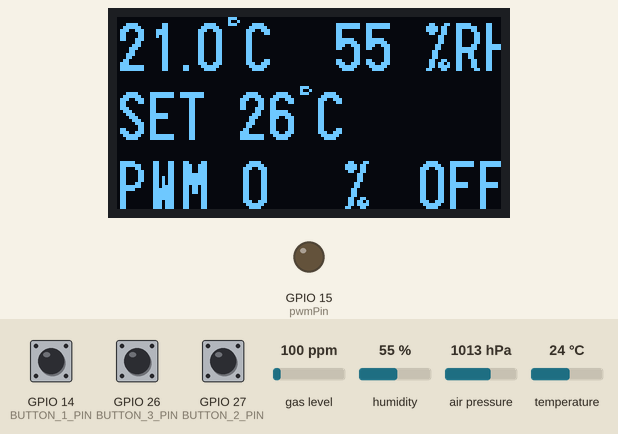
The program below on a simulated ESP32. On the bench: 128×64 one-colour display, output pins drawn as LEDs (lit = HIGH). The inputs (shaded band) are chosen by the test bench; at power-on: GPIO 27 (BUTTON_2_PIN) HIGH, temperature 24 °C, GPIO 26 (BUTTON_3_PIN) HIGH, GPIO 14 (BUTTON_1_PIN) HIGH, gas level 100 ppm, humidity 55 %, air pressure 1013 hPa. What the program prints to the serial monitor is not drawn.

Above: at 1.2 s.
1.3 s: GPIO 27 (BUTTON_2_PIN) pulled LOW for 0.2 s
At 2.7 s:
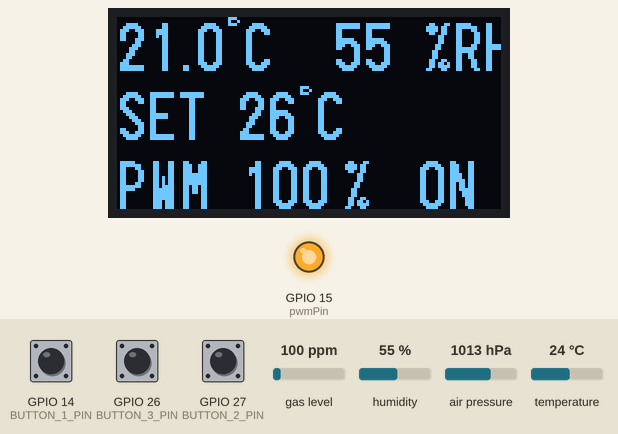
3.0 s: temperature set to 25.8 °C
At 3.5 s:
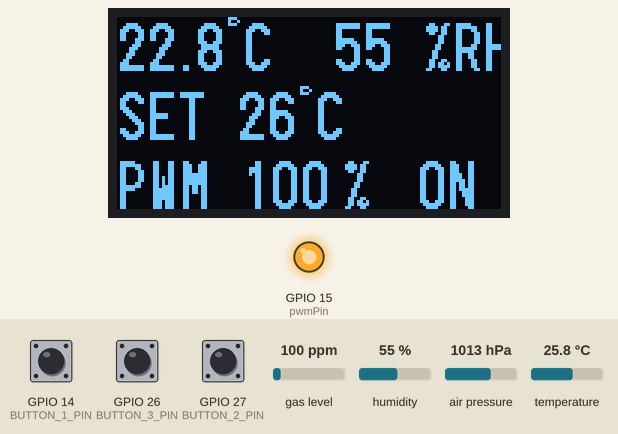
4.6 s: temperature set to 26.6 °C
At 5.4 s:
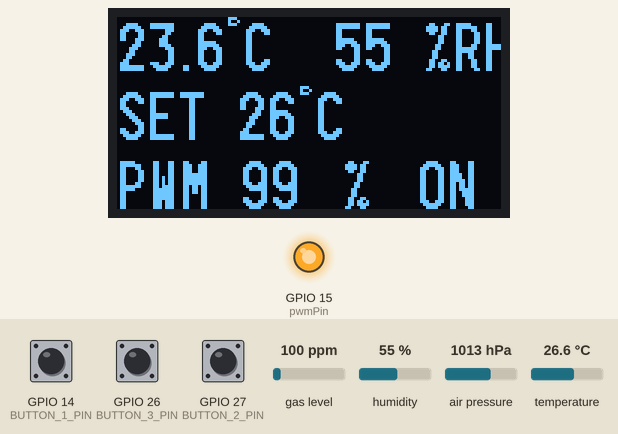
7.6 s: GPIO 26 (BUTTON_3_PIN) pulled LOW for 0.2 s
At 9.0 s:
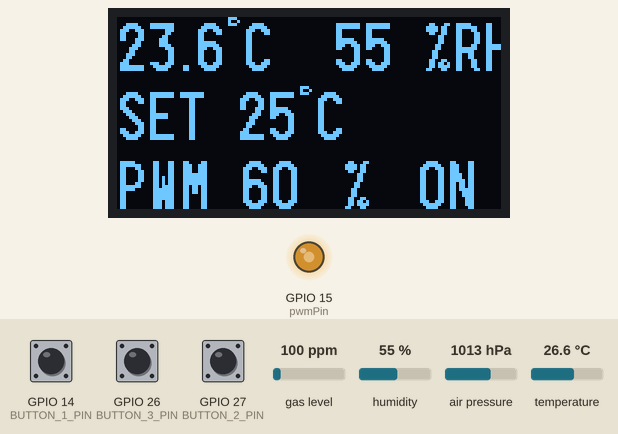
10.8 s: GPIO 14 (BUTTON_1_PIN) pulled LOW for 0.2 s
At 12.6 s:
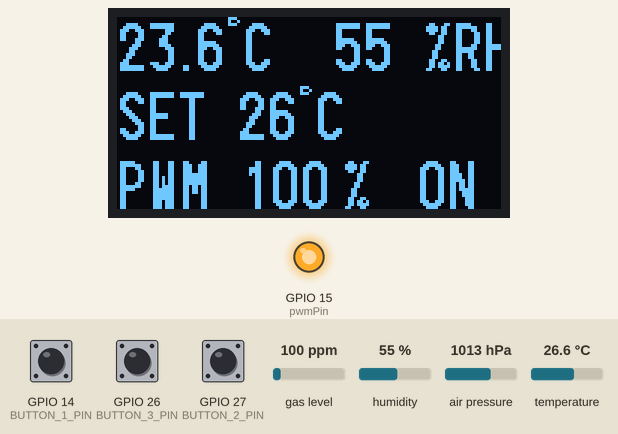
12.9 s: temperature set to 28 °C
At 14.5 s:
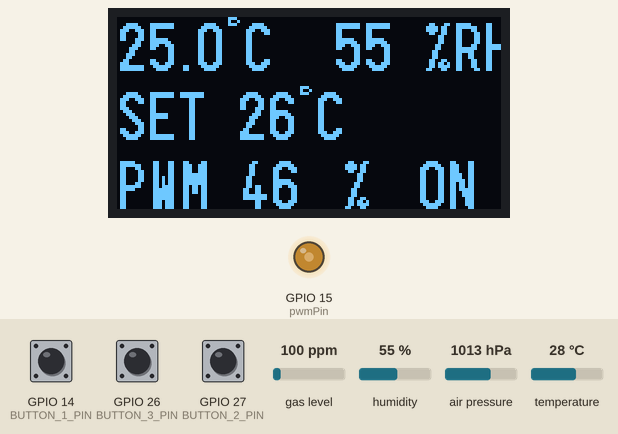
Timing chart, 0 to 16.9 s (numbered marks = the images above; inputs shaded):
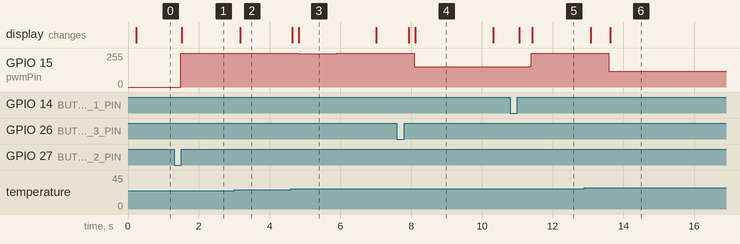

The program:

main.cpp
```cpp
#include <Arduino.h>
#include <Wire.h>
#include <Adafruit_Sensor.h>
#include <Adafruit_BME680.h>
#include <U8g2lib.h>
#include <math.h>
#include "pid.h"

// SH1106 LILYGO 1.3" T-Beam OLED display using I2C
U8G2_SH1106_128X64_NONAME_F_HW_I2C u8g2(U8G2_R0, /* reset=*/ U8X8_PIN_NONE, /* clock=*/ 22, /* data=*/ 23);
const uint8_t * display_font = u8g2_font_logisoso16_tf; // Set display font - https://github.com/olikraus/u8g2/wiki/fntlist12

// T-Beam 1.3 Inch OLED SH1106 Display Buttons
#define BUTTON_1_PIN 14 //      IO25
#define BUTTON_2_PIN 27 // (A0) IO39
#define BUTTON_3_PIN 26 //      IO36
bool button1_pressed = false;
bool button_enable_pressed = false;
bool button3_pressed = false;
int button_debounce = 300;
volatile double last_interrupt_time = 0;

// Create an instance of the BME680 sensor
Adafruit_BME680 bme; // I2C
float temp_offset = -3; // Offset to apply to sensor reading to correct temperature.

// Definitions for PID controller
#define PID_KP  40.0f
#define PID_KI  0.0002f //0.2f
#define PID_KD  0.0001f //0.1f
#define PID_INTEGRAL_MAX 70.0f
#define PID_INTEGRAL_MIN  0.0f
#define PID_OUTPUT_MAX 100.0f
#define PID_OUTPUT_MIN  0.0f
#define PID_INTERVAL_MS  1000UL
bool pid_initialised = false;
float measurement = 0.0f;
float set_point = 26.0f;
float pid_out = 0.0f;
unsigned long last_run = 0UL;

// Pass definitions to pid_data struct
pid_data pid = { PID_KP, PID_KI, PID_KD,
                PID_OUTPUT_MAX, PID_OUTPUT_MIN,
                PID_INTEGRAL_MAX, PID_INTEGRAL_MIN,
                PID_INTERVAL_MS };

// Define PWM parameters
bool pwm_enable = false;
char output_state [4] = "OFF";  // String with 3 characters (plus one null character) to display ON or OFF
const int pwmPin = 15;          // PWM output pin number
const int pwmChannel = 0;       // PWM channel (0-15)
const int pwmFrequency = 4;     // Frequency of PWM signal in Hz, minimum is 4
const int pwmResolution = 8;    // PWM resolution in bits (8 bits gives 256 levels)
float pwm_scaling_factor = 0;   // Scaling factor to get from percent to binary
int dutyCycle_bin = 0;          // Resulting binary value for pwm


float read_sensor(){
    // Perform a measurement and confirm it's available
    if (!bme.performReading()) {
      Serial.println("Failed to perform reading :(");
    }
    bme.temperature = bme.temperature + temp_offset;
    return bme.temperature;
}


int set_output(float pid_out, bool pwm_enable){
  // Set PWM duty cycle
  // Calculate resolution based on 'pwmResolution' and scale it to 100% duty cycle
  // Example: 8bit res has 2pow8-1, i.e. 255 steps of resolution to cover 0-100% duty cycle
  pwm_scaling_factor = (pow(2, pwmResolution) -1) / 100;
  dutyCycle_bin = pwm_scaling_factor * pid_out;
  ledcWrite(pwmChannel, dutyCycle_bin); // Write to PWM pin
  return 0;
}


void serial_print(pid_data *pid){
  // Print temperature
  // Serial.print("Temperature = ");
  // Serial.print(bme.temperature);
  // Serial.println(" *C");

  // Print humidity
  // Serial.print("Humidity = ");
  // Serial.print(bme.humidity);
  // Serial.println(" %");

  // Print pressure
  // Serial.print("Pressure = ");
  // Serial.print(bme.pressure / 100.0); // Convert to hPa
  // Serial.println(" hPa");

  // Print gas resistance
  // Serial.print("Gas Resistance = ");
  // Serial.print(bme.gas_resistance / 1000.0); // Convert to KOhms
  // Serial.println(" KOhms");

  // Print PID variables
  // Optimised for plotting with https://github.com/hacknus/serial-monitor-rust
  Serial.printf("measurement, set_point, pid->proportional, pid->integral, pid->derivative, pid->pid_out\n");
  Serial.printf("%.1f,%.0f,%.1f,%.1f,%.1f,%.0f\n", measurement, set_point, pid->proportional, pid->integral, pid->derivative, pid->pid_out);
  // Serial.printf("pid->interval %u\n", pid->interval);

  // Print PWM output variables
  // Serial.printf("pwm_scaling_factor: %.2f\n", pwm_scaling_factor);
  // Serial.printf("pwm_enable %s\n", pwm_enable ? "true" : "false");
  // Serial.printf("output_state: %s\n", output_state);
  // Serial.printf("dutyCycle_bin: %u\n", dutyCycle_bin);
}


void update_display(float set_point, float pid_out){
  // Initialise variables for display test lines and parts of lines
  char line1 [16];
  char line2 [16];
  char line3_1 [16];
  char line3_2 [16];
  char line3_3 [16];

  // Convert data and text and store it in variables
  sprintf(line1, "%.1f°C  %.0f %RH", bme.temperature, bme.humidity);
  sprintf(line2, "SET %.0f°C", set_point);
  sprintf(line3_1, "PWM %.0f", pid_out);
  sprintf(line3_2, "%%");
  sprintf(line3_3, "%s", output_state);

  // Send text lines to display
  u8g2.clearBuffer(); // clear the internal memory
  u8g2.drawUTF8(0,18, line1);
  u8g2.drawUTF8(0,41, line2);
  u8g2.drawUTF8(0,64, line3_1);
  u8g2.drawUTF8(75,64, line3_2);
  u8g2.drawUTF8(100,64, line3_3);
  u8g2.sendBuffer(); // transfer internal memory to the display
}


// Interrupt functions to handle button presses
void IRAM_ATTR ISR_button1_pressed() {
	button1_pressed = true;
}

void IRAM_ATTR ISR_button_enable_pressed() {
	button_enable_pressed = true;
}

void IRAM_ATTR ISR_button3_pressed() {
	button3_pressed = true;
}


void setup() {

  // Initialise serial debug interface
  Wire.begin();
  Serial.begin(115200);

  // Set the button pins as input with internal pull-up resistors
  pinMode(BUTTON_1_PIN, INPUT_PULLUP);
  pinMode(BUTTON_2_PIN, INPUT_PULLUP);
  pinMode(BUTTON_3_PIN, INPUT_PULLUP);

  // Interrupts for button presses to call Interrupt Service Routines
  attachInterrupt(BUTTON_1_PIN, ISR_button1_pressed, FALLING);
  attachInterrupt(BUTTON_2_PIN, ISR_button_enable_pressed, FALLING);
  attachInterrupt(BUTTON_3_PIN, ISR_button3_pressed, FALLING);

  // Initialize the BME680 sensor
  if (!bme.begin()) {
    Serial.println("Could not find a valid BME680 sensor, check wiring!");
  }

  // Set up oversampling and filter initialization
  bme.setTemperatureOversampling(BME680_OS_1X);
  bme.setHumidityOversampling(BME680_OS_1X);
  bme.setPressureOversampling(BME680_OS_1X);
  bme.setIIRFilterSize(BME680_FILTER_SIZE_3);
  bme.setGasHeater(200, 50); // 200*C for 50 ms

 // Initialize the SH1106 OLED display
  u8g2.begin();

  // Configure display and send start message to the OLED
  u8g2.clearBuffer();               // clear the internal memory
  u8g2.setFont(display_font); // choose a suitable font
  u8g2.drawStr(0, 14, "Starting...");  // write something to the internal memory
  u8g2.setContrast(200);  // Maximum contrast
  u8g2.sendBuffer();                // transfer internal memory to the display

  // Configure PWM pin
  ledcSetup(pwmChannel, pwmFrequency, pwmResolution);
  ledcAttachPin(pwmPin, pwmChannel);

  // Initialise PID controller
  pid_init(&pid);
}


void loop() {
	if (button1_pressed) {
    if ((millis() - last_interrupt_time) > button_debounce){
      Serial.printf("Button 1 has been pressed\n");
      set_point = set_point + 1;
      last_interrupt_time = millis();
    }
    button1_pressed = false;
	}

  if (button_enable_pressed) {
    if ((millis() - last_interrupt_time) > button_debounce){
      Serial.printf("Enable button has been pressed\n");
      if (pwm_enable){
        pwm_enable = false;
        sprintf(output_state, "OFF");
      } else {
        pwm_enable = true;
        sprintf(output_state, "ON");
        pid_init(&pid); // Reset PID variables on reactivation of output
      }
      last_interrupt_time = millis();
    }
    button_enable_pressed = false;
	}

  if (button3_pressed) {
    if ((millis() - last_interrupt_time) > button_debounce){
      Serial.printf("Button 3 has been pressed\n");
      set_point = set_point - 1;
      last_interrupt_time = millis();
    }
    button3_pressed = false;
	}

  measurement = read_sensor();

  if (( (millis() - last_run ) > PID_INTERVAL_MS) & ( pwm_enable )) {
    pid_out = pid_update(&pid, set_point, measurement);
    last_run = millis();
  }

  if (!pwm_enable) {
    pid_out = 0;
  }

  set_output(pid_out, pwm_enable);

  serial_print(&pid);

  update_display(set_point, pid_out);
}
```

pid.c
```cpp
#include "pid.h"

void pid_init(pid_data *pid) {

	/* Clear controller variables */
  pid->proportional = 0.0f;
  pid->integral = 0.0f;
	pid->error_prev  = 0.0f;
	pid->derivative  = 0.0f;
	pid->measurement_prev = 0.0f;
	pid->pid_out = 0.0f;
}

float pid_update(pid_data *pid, float set_point, float measurement) {

  float error = set_point - measurement;

  pid->proportional = pid->Kp * error;

  pid->integral = pid->integral + 0.5f * pid->Ki * pid->interval * (error + pid->error_prev);
  if (pid->integral > pid->integral_max) {
  pid->integral = pid->integral_max;
  } else if (pid->integral < pid->integral_min) {
  pid->integral = pid->integral_min;
  }

  pid->derivative = - (pid->Kd * (measurement - pid->measurement_prev) / pid->interval);

  pid->pid_out = pid->proportional + pid->integral + pid->derivative;
  if (pid->pid_out > pid->output_max){
  pid->pid_out = pid->output_max;
  }
  if (pid->pid_out < pid->output_min){
  pid->pid_out = pid->output_min;
  }

  pid->error_prev = error;
  pid->measurement_prev = measurement;

  return pid->pid_out;
}
```

pid.h
```cpp
#ifdef __cplusplus
extern "C" {
#endif

#ifndef PID_H
#define PID_H

typedef struct {

	// Controller gains
	float Kp;
	float Ki;
	float Kd;

	// Output limits
    float output_max;
    float output_min;

	// Integrator limits
	float integral_max;
	float integral_min;

	// Sample time [ms]
	unsigned long interval;

	// Controller "memory"
	float proportional;
    float integral;
	float error_prev;			// Required for integrator
	float derivative;
	float measurement_prev;		// Required for differentiator

	// Controller output
	float pid_out;

} pid_data;

void  pid_init(pid_data *pid);
float pid_update(pid_data *pid, float set_point, float measurement);

#endif

#ifdef __cplusplus
}
#endif
```

Measured:
- after the input at 1.3 s, GPIO 15 (pwmPin): 0/255 → 255/255 after 0.19 s; the display: changes after 0.22 s (image 1)
- after the input at 3.0 s, the display: changes after 0.17 s (image 2)
- after the input at 4.6 s, GPIO 15 (pwmPin): 255/255 → 251/255 after 0.19 s, → 252/255 1.1 s later, → 253/255 1.1 s later; the display: first changes at once (image 3 shows a later state)
- after the input at 7.6 s, GPIO 15 (pwmPin): 253/255 → 152/255 after 0.49 s, → 153/255 1.1 s later; the display: first changes after 0.34 s (image 4 shows a later state)
- after the input at 10.8 s, the display: first changes after 0.26 s (image 5 shows a later state)
- after the input at 12.9 s, GPIO 15 (pwmPin): 255/255 → 117/255 after 0.69 s, → 118/255 2.2 s later; the display: first changes after 0.17 s (image 6 shows a later state)
- what the display in image 3 shows lasts 2.2 s, from 4.8 s to 7.0 s
